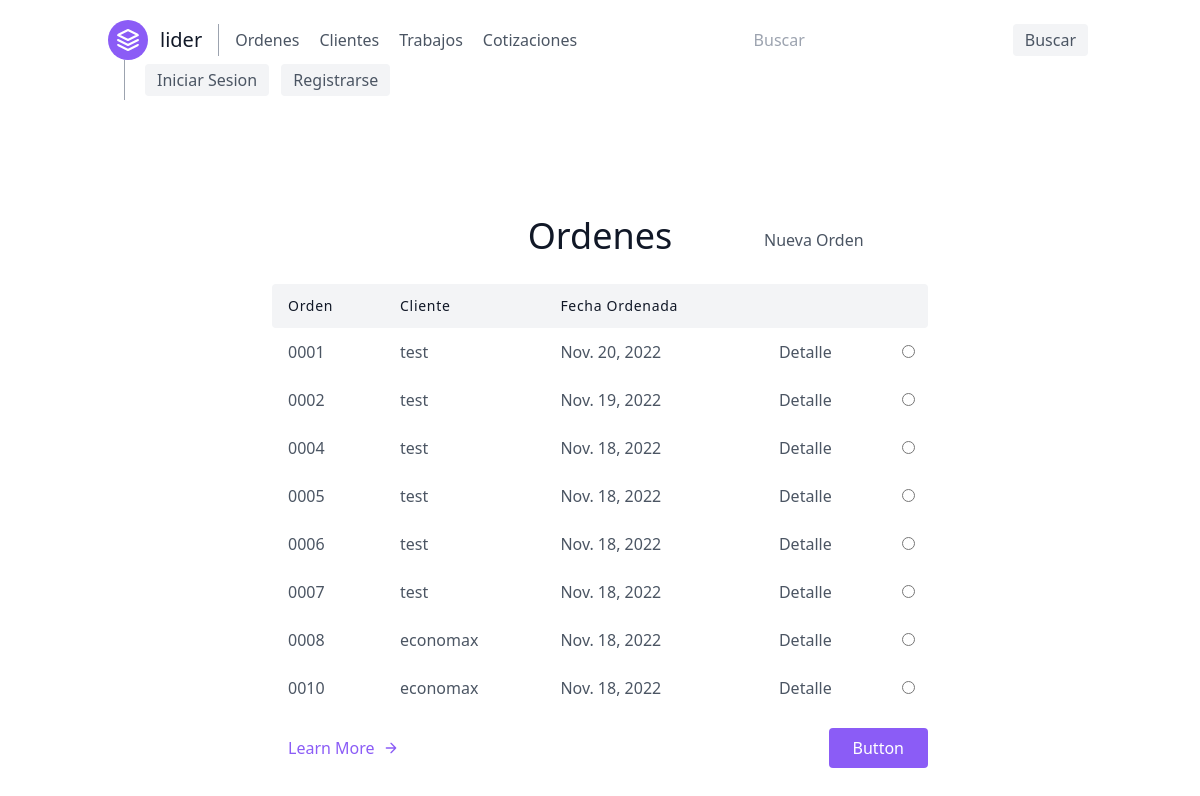
The app's page /ordenes/, older data.
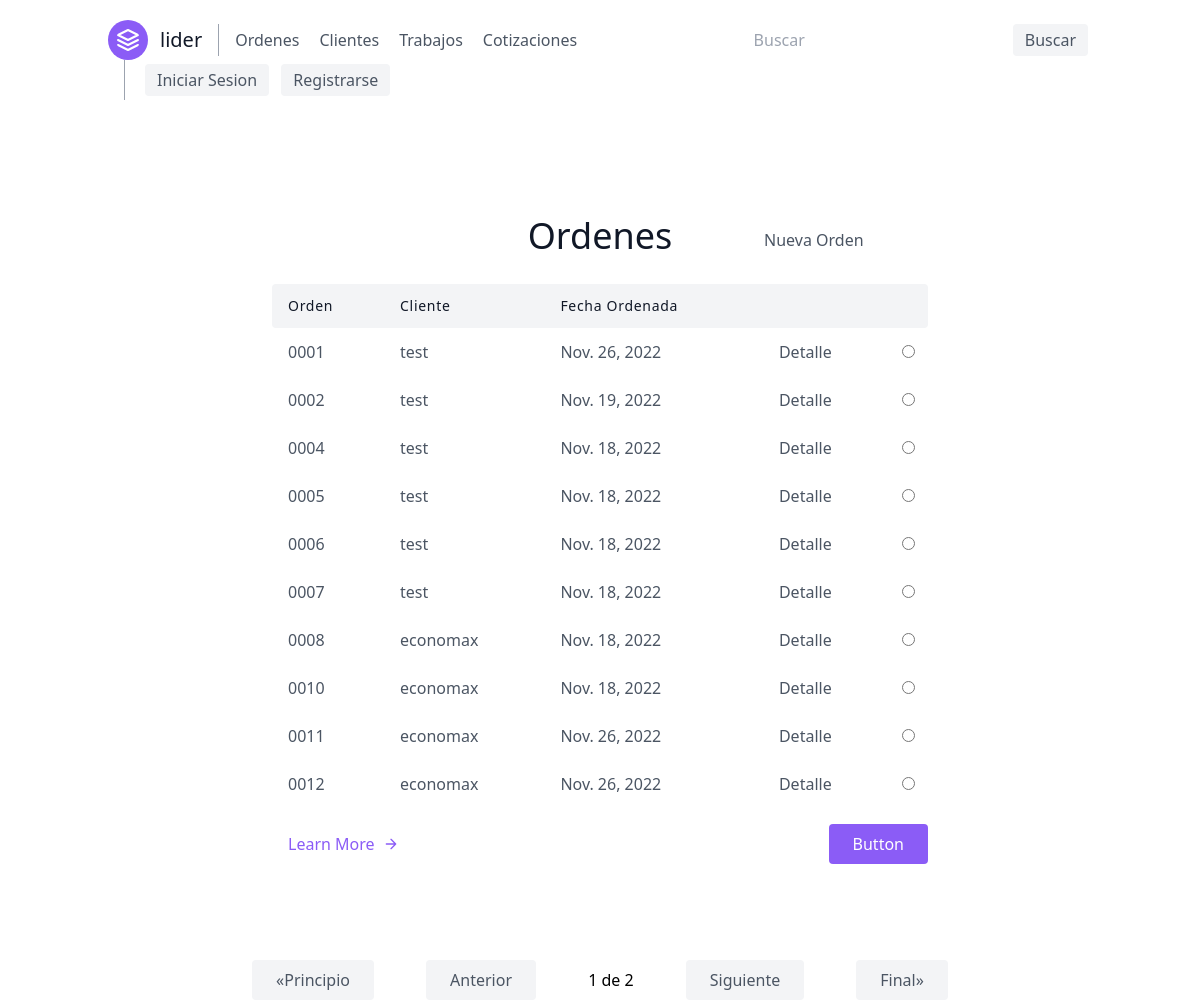
The same page, newer data.
### orders/models.py (models this page shows, shortened)
class Order(models.Model):
    customer = models.ForeignKey(Customer, on_delete=models.CASCADE)
    date_ordered = models.DateField('Fecha ordenada', auto_now=True)
    expected_delivery_date = models.DateField('Fecha esperada de Entrega', auto_now=True)
    completed = models.BooleanField(verbose_name='Terminado', default=False)
    delivered = models.BooleanField(verbose_name='entregado', default=False)
    paid = models.BooleanField(verbose_name='pagado', default=False)

class Customer(models.Model):
    name_company = models.CharField(verbose_name='Nombre/Empresa', max_length=50)
    email = models.EmailField(verbose_name='Correo', null=True)
    phone_number = models.CharField(verbose_name='Telefono', max_length=10, validators=[RegexValidator(r'^\d{1,10}$')])
    address = models.CharField(verbose_name='Domicilio', max_length=100, null=True)
    shipping = models.BooleanField(verbose_name='Entrega a domicilio')
    def __str__(self):
        return self.name_company

### orders/views.py (the view)
# urls.py: path('', OrderListView.as_view(), name='order-list'),
class OrderListView(generic.ListView):
    model = models.Order
    template_name = 'orders/order_list.html'
    ordering = ['id']
    paginate_by = 10

### orders/templates/orders/order_list.html
{% extends 'base.html' %}
{% block content %}
    <section class="text-gray-600 body-font">
        <div class="container px-5 py-24 mx-auto">
            <div class="grid grid-cols-3 text-center w-full mb-5">
                <p></p>
                <h1 class=" sm:text-4xl text-3xl font-medium title-font mb-2 text-gray-900">Ordenes</h1>
                <a class="grid content-center justify-start" href="{% url 'order-create' %}">Nueva Orden</a>
            </div>
            <div class="lg:w-2/3 w-full mx-auto overflow-auto">
                <table class="table-auto w-full text-left whitespace-no-wrap">
                    <thead>
                    <tr>
                        <th class="px-4 py-3 title-font tracking-wider font-medium text-gray-900 text-sm bg-gray-100 rounded-tl rounded-bl">
                            Orden
                        </th>
                        <th class="px-4 py-3 title-font tracking-wider font-medium text-gray-900 text-sm bg-gray-100">
                            Cliente
                        </th>
                        <th class="px-4 py-3 title-font tracking-wider font-medium text-gray-900 text-sm bg-gray-100">
                            Fecha Ordenada
                        </th>
                        <th class="px-4 py-3 title-font tracking-wider font-medium text-gray-900 text-sm bg-gray-100">
                        </th>
                        <th class="w-10 title-font tracking-wider font-medium text-gray-900 text-sm bg-gray-100 rounded-tr rounded-br"></th>
                    </tr>
                    </thead>
                    <tbody>
                    {% for object in object_list %}
                        <tr>
                            <td class="px-4 py-3">{{ object.id|stringformat:'04d' }}</td>
                            <td class="px-4 py-3">{{ object.customer|lower }}</td>
                            <td class="px-4 py-3">{{ object.date_ordered }}</td>
                            <td><a class="px-4 py-3" href="{% url 'cart' object.id %}">Detalle</a></td>
                            <td class="w-10 text-center">
                                <input name="plan" type="radio">
                            </td>
                        </tr>
                    {% endfor %}
                    </tbody>
                </table>
            </div>
            <div class="flex pl-4 mt-4 lg:w-2/3 w-full mx-auto">
                <a class="text-purple-500 inline-flex items-center md:mb-2 lg:mb-0">Learn More
                    <svg fill="none" stroke="currentColor" stroke-linecap="round" stroke-linejoin="round"
                         stroke-width="2" class="w-4 h-4 ml-2" viewBox="0 0 24 24">
                        <path d="M5 12h14M12 5l7 7-7 7"></path>
                    </svg>
                </a>
                <button class="flex ml-auto text-white bg-purple-500 border-0 py-2 px-6 focus:outline-none hover:bg-purple-600 rounded">
                    Button
                </button>
            </div>
        </div>
    </section>
{% endblock %}

Row changes from the older to the newer data that the page shows:
changed Order "0001": date_ordered "Nov. 20, 2022" → "Nov. 26, 2022"
added Order: id "0011", customer "economax", date_ordered "Nov. 26, 2022"
added Order: id "0012", customer "economax", date_ordered "Nov. 26, 2022"
Text that changed along with them:
{{ page_obj.number }}: (not shown) → "1"
{{ page_obj.paginator.num_pages }}: (not shown) → "2"
text now shown: "«Principio Anterior de Siguiente Final»"
